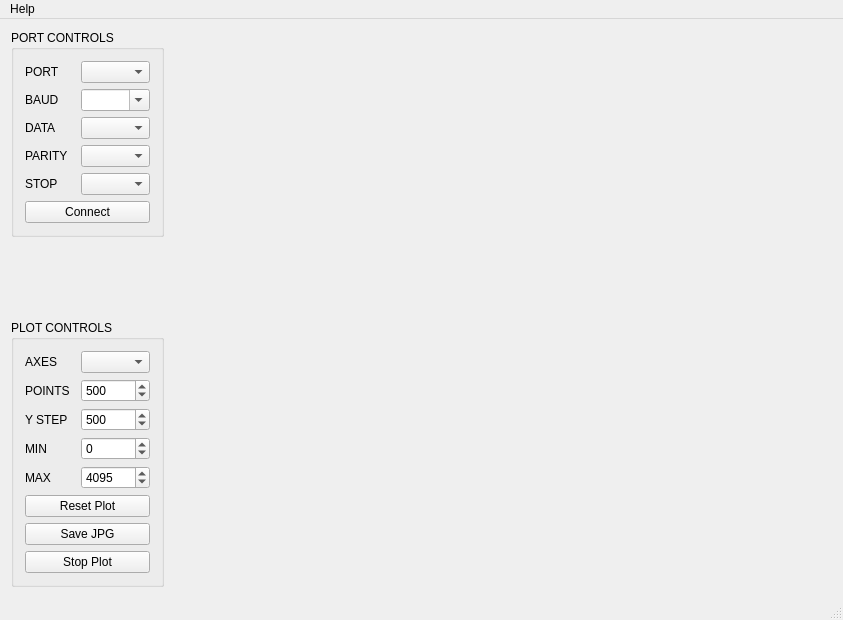
<?xml version="1.0" encoding="UTF-8"?>
<ui version="4.0">
 <class>MainWindow</class>
 <widget class="QMainWindow" name="MainWindow">
  <property name="geometry">
   <rect>
    <x>0</x>
    <y>0</y>
    <width>843</width>
    <height>620</height>
   </rect>
  </property>
  <property name="minimumSize">
   <size>
    <width>840</width>
    <height>620</height>
   </size>
  </property>
  <property name="windowTitle">
   <string>MainWindow</string>
  </property>
  <widget class="QWidget" name="centralWidget">
   <layout class="QGridLayout" name="gridLayout_3">
    <item row="0" column="0">
     <layout class="QVBoxLayout" name="controlsLayout">
      <item>
       <widget class="QGroupBox" name="PortControlsBox">
        <property name="title">
         <string>PORT CONTROLS</string>
        </property>
        <property name="flat">
         <bool>false</bool>
        </property>
        <property name="checkable">
         <bool>false</bool>
        </property>
        <layout class="QGridLayout" name="gridLayout">
         <item row="0" column="0">
          <layout class="QVBoxLayout" name="verticalLayout_3">
           <item>
            <layout class="QHBoxLayout" name="horizontalLayout">
             <item>
              <widget class="QLabel" name="labelPort">
               <property name="maximumSize">
                <size>
                 <width>50</width>
                 <height>16777215</height>
                </size>
               </property>
               <property name="text">
                <string>PORT</string>
               </property>
              </widget>
             </item>
             <item>
              <widget class="QComboBox" name="comboPort">
               <property name="sizePolicy">
                <sizepolicy hsizetype="Fixed" vsizetype="Fixed">
                 <horstretch>0</horstretch>
                 <verstretch>0</verstretch>
                </sizepolicy>
               </property>
               <property name="minimumSize">
                <size>
                 <width>69</width>
                 <height>0</height>
                </size>
               </property>
               <property name="maximumSize">
                <size>
                 <width>69</width>
                 <height>16777215</height>
                </size>
               </property>
              </widget>
             </item>
            </layout>
           </item>
           <item>
            <layout class="QHBoxLayout" name="horizontalLayout_2">
             <item>
              <widget class="QLabel" name="labelBaud">
               <property name="maximumSize">
                <size>
                 <width>50</width>
                 <height>16777215</height>
                </size>
               </property>
               <property name="text">
                <string>BAUD</string>
               </property>
              </widget>
             </item>
             <item>
              <widget class="QComboBox" name="comboBaud">
               <property name="sizePolicy">
                <sizepolicy hsizetype="Fixed" vsizetype="Fixed">
                 <horstretch>0</horstretch>
                 <verstretch>0</verstretch>
                </sizepolicy>
               </property>
               <property name="minimumSize">
                <size>
                 <width>69</width>
                 <height>0</height>
                </size>
               </property>
               <property name="maximumSize">
                <size>
                 <width>69</width>
                 <height>16777215</height>
                </size>
               </property>
               <property name="editable">
                <bool>true</bool>
               </property>
              </widget>
             </item>
            </layout>
           </item>
           <item>
            <layout class="QHBoxLayout" name="horizontalLayout_3">
             <item>
              <widget class="QLabel" name="labelData">
               <property name="maximumSize">
                <size>
                 <width>50</width>
                 <height>16777215</height>
                </size>
               </property>
               <property name="text">
                <string>DATA</string>
               </property>
              </widget>
             </item>
             <item>
              <widget class="QComboBox" name="comboData">
               <property name="sizePolicy">
                <sizepolicy hsizetype="Fixed" vsizetype="Fixed">
                 <horstretch>0</horstretch>
                 <verstretch>0</verstretch>
                </sizepolicy>
               </property>
               <property name="minimumSize">
                <size>
                 <width>69</width>
                 <height>0</height>
                </size>
               </property>
               <property name="maximumSize">
                <size>
                 <width>69</width>
                 <height>16777215</height>
                </size>
               </property>
              </widget>
             </item>
            </layout>
           </item>
           <item>
            <layout class="QHBoxLayout" name="horizontalLayout_4">
             <item>
              <widget class="QLabel" name="labelParity">
               <property name="maximumSize">
                <size>
                 <width>50</width>
                 <height>16777215</height>
                </size>
               </property>
               <property name="text">
                <string>PARITY</string>
               </property>
              </widget>
             </item>
             <item>
              <widget class="QComboBox" name="comboParity">
               <property name="sizePolicy">
                <sizepolicy hsizetype="Fixed" vsizetype="Fixed">
                 <horstretch>0</horstretch>
                 <verstretch>0</verstretch>
                </sizepolicy>
               </property>
               <property name="minimumSize">
                <size>
                 <width>69</width>
                 <height>0</height>
                </size>
               </property>
               <property name="maximumSize">
                <size>
                 <width>69</width>
                 <height>16777215</height>
                </size>
               </property>
              </widget>
             </item>
            </layout>
           </item>
           <item>
            <layout class="QHBoxLayout" name="horizontalLayout_5">
             <item>
              <widget class="QLabel" name="labelStop">
               <property name="maximumSize">
                <size>
                 <width>50</width>
                 <height>16777215</height>
                </size>
               </property>
               <property name="text">
                <string>STOP</string>
               </property>
              </widget>
             </item>
             <item>
              <widget class="QComboBox" name="comboStop">
               <property name="sizePolicy">
                <sizepolicy hsizetype="Fixed" vsizetype="Fixed">
                 <horstretch>0</horstretch>
                 <verstretch>0</verstretch>
                </sizepolicy>
               </property>
               <property name="minimumSize">
                <size>
                 <width>69</width>
                 <height>0</height>
                </size>
               </property>
               <property name="maximumSize">
                <size>
                 <width>69</width>
                 <height>16777215</height>
                </size>
               </property>
              </widget>
             </item>
            </layout>
           </item>
           <item>
            <widget class="QPushButton" name="connectButton">
             <property name="minimumSize">
              <size>
               <width>0</width>
               <height>0</height>
              </size>
             </property>
             <property name="maximumSize">
              <size>
               <width>16777215</width>
               <height>16777215</height>
              </size>
             </property>
             <property name="text">
              <string>Connect</string>
             </property>
            </widget>
           </item>
          </layout>
         </item>
        </layout>
       </widget>
      </item>
      <item>
       <spacer name="verticalSpacer">
        <property name="orientation">
         <enum>Qt::Vertical</enum>
        </property>
        <property name="sizeHint" stdset="0">
         <size>
          <width>20</width>
          <height>40</height>
         </size>
        </property>
       </spacer>
      </item>
      <item>
       <widget class="QGroupBox" name="PlotControlsBox">
        <property name="title">
         <string>PLOT CONTROLS</string>
        </property>
        <layout class="QGridLayout" name="gridLayout_2">
         <item row="0" column="0">
          <layout class="QVBoxLayout" name="plotControlsLayout">
           <item>
            <layout class="QHBoxLayout" name="horizontalLayout_6">
             <item>
              <widget class="QLabel" name="labelAxes">
               <property name="minimumSize">
                <size>
                 <width>0</width>
                 <height>0</height>
                </size>
               </property>
               <property name="maximumSize">
                <size>
                 <width>50</width>
                 <height>16777215</height>
                </size>
               </property>
               <property name="text">
                <string>AXES</string>
               </property>
              </widget>
             </item>
             <item>
              <widget class="QComboBox" name="comboAxes">
               <property name="minimumSize">
                <size>
                 <width>69</width>
                 <height>0</height>
                </size>
               </property>
               <property name="maximumSize">
                <size>
                 <width>69</width>
                 <height>16777215</height>
                </size>
               </property>
               <property name="currentIndex">
                <number>-1</number>
               </property>
              </widget>
             </item>
            </layout>
           </item>
           <item>
            <layout class="QHBoxLayout" name="horizontalLayout_10">
             <item>
              <widget class="QLabel" name="pointsLabel">
               <property name="minimumSize">
                <size>
                 <width>50</width>
                 <height>0</height>
                </size>
               </property>
               <property name="maximumSize">
                <size>
                 <width>50</width>
                 <height>16777215</height>
                </size>
               </property>
               <property name="text">
                <string>POINTS</string>
               </property>
              </widget>
             </item>
             <item>
              <widget class="QSpinBox" name="spinPoints">
               <property name="minimumSize">
                <size>
                 <width>69</width>
                 <height>0</height>
                </size>
               </property>
               <property name="maximumSize">
                <size>
                 <width>69</width>
                 <height>16777215</height>
                </size>
               </property>
               <property name="minimum">
                <number>10</number>
               </property>
               <property name="maximum">
                <number>1000</number>
               </property>
               <property name="value">
                <number>500</number>
               </property>
              </widget>
             </item>
            </layout>
           </item>
           <item>
            <layout class="QHBoxLayout" name="horizontalLayout_9">
             <item>
              <widget class="QLabel" name="labelYStep">
               <property name="minimumSize">
                <size>
                 <width>50</width>
                 <height>0</height>
                </size>
               </property>
               <property name="maximumSize">
                <size>
                 <width>50</width>
                 <height>16777215</height>
                </size>
               </property>
               <property name="text">
                <string>Y STEP</string>
               </property>
              </widget>
             </item>
             <item>
              <widget class="QSpinBox" name="spinYStep">
               <property name="minimumSize">
                <size>
                 <width>69</width>
                 <height>0</height>
                </size>
               </property>
               <property name="maximumSize">
                <size>
                 <width>69</width>
                 <height>16777215</height>
                </size>
               </property>
               <property name="minimum">
                <number>1</number>
               </property>
               <property name="maximum">
                <number>10000</number>
               </property>
               <property name="singleStep">
                <number>10</number>
               </property>
               <property name="value">
                <number>500</number>
               </property>
              </widget>
             </item>
            </layout>
           </item>
           <item>
            <layout class="QHBoxLayout" name="horizontalLayout_7">
             <item>
              <widget class="QLabel" name="label">
               <property name="minimumSize">
                <size>
                 <width>50</width>
                 <height>0</height>
                </size>
               </property>
               <property name="maximumSize">
                <size>
                 <width>50</width>
                 <height>16777215</height>
                </size>
               </property>
               <property name="text">
                <string>MIN</string>
               </property>
              </widget>
             </item>
             <item>
              <widget class="QSpinBox" name="spinAxesMin">
               <property name="minimumSize">
                <size>
                 <width>69</width>
                 <height>0</height>
                </size>
               </property>
               <property name="maximumSize">
                <size>
                 <width>69</width>
                 <height>16777215</height>
                </size>
               </property>
               <property name="minimum">
                <number>-65536</number>
               </property>
               <property name="maximum">
                <number>65536</number>
               </property>
               <property name="singleStep">
                <number>10</number>
               </property>
              </widget>
             </item>
            </layout>
           </item>
           <item>
            <layout class="QHBoxLayout" name="horizontalLayout_8">
             <item>
              <widget class="QLabel" name="label_2">
               <property name="minimumSize">
                <size>
                 <width>50</width>
                 <height>0</height>
                </size>
               </property>
               <property name="maximumSize">
                <size>
                 <width>50</width>
                 <height>16777215</height>
                </size>
               </property>
               <property name="text">
                <string>MAX</string>
               </property>
              </widget>
             </item>
             <item>
              <widget class="QSpinBox" name="spinAxesMax">
               <property name="minimumSize">
                <size>
                 <width>69</width>
                 <height>0</height>
                </size>
               </property>
               <property name="maximumSize">
                <size>
                 <width>69</width>
                 <height>16777215</height>
                </size>
               </property>
               <property name="minimum">
                <number>-65536</number>
               </property>
               <property name="maximum">
                <number>65536</number>
               </property>
               <property name="singleStep">
                <number>10</number>
               </property>
               <property name="value">
                <number>4095</number>
               </property>
              </widget>
             </item>
            </layout>
           </item>
           <item>
            <widget class="QPushButton" name="resetPlotButton">
             <property name="text">
              <string>Reset Plot</string>
             </property>
            </widget>
           </item>
           <item>
            <widget class="QPushButton" name="saveJPGButton">
             <property name="text">
              <string>Save JPG</string>
             </property>
            </widget>
           </item>
           <item>
            <widget class="QPushButton" name="stopPlotButton">
             <property name="minimumSize">
              <size>
               <width>0</width>
               <height>0</height>
              </size>
             </property>
             <property name="maximumSize">
              <size>
               <width>16777215</width>
               <height>16777215</height>
              </size>
             </property>
             <property name="text">
              <string>Stop Plot</string>
             </property>
            </widget>
           </item>
          </layout>
         </item>
        </layout>
       </widget>
      </item>
     </layout>
    </item>
    <item row="0" column="1">
     <layout class="QVBoxLayout" name="verticalLayout_2">
      <item>
       <widget class="QCustomPlot" name="plot" native="true"/>
      </item>
      <item>
       <spacer name="horizontalSpacer">
        <property name="orientation">
         <enum>Qt::Horizontal</enum>
        </property>
        <property name="sizeHint" stdset="0">
         <size>
          <width>675</width>
          <height>1</height>
         </size>
        </property>
       </spacer>
      </item>
     </layout>
    </item>
   </layout>
  </widget>
  <widget class="QStatusBar" name="statusBar"/>
  <widget class="QMenuBar" name="menuBar">
   <property name="geometry">
    <rect>
     <x>0</x>
     <y>0</y>
     <width>843</width>
     <height>20</height>
    </rect>
   </property>
   <widget class="QMenu" name="menuHelo">
    <property name="title">
     <string>Help</string>
    </property>
    <addaction name="actionHow_to_use"/>
   </widget>
   <addaction name="menuHelo"/>
  </widget>
  <action name="actionHow_to_use">
   <property name="text">
    <string>How to use </string>
   </property>
  </action>
 </widget>
 <layoutdefault spacing="6" margin="11"/>
 <customwidgets>
  <customwidget>
   <class>QCustomPlot</class>
   <extends>QWidget</extends>
   <header location="global">qcustomplot/qcustomplot.h</header>
   <container>1</container>
  </customwidget>
 </customwidgets>
 <resources/>
 <connections/>
</ui>
